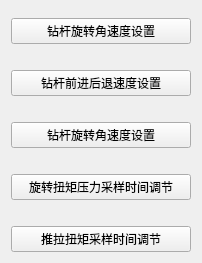
     <widget class="QWidget" name="layoutWidget">
      <property name="geometry">
       <rect>
        <x>30</x>
        <y>490</y>
        <width>202</width>
        <height>243</height>
       </rect>
      </property>
      <layout class="QGridLayout" name="gridLayout_4">
       <property name="topMargin">
        <number>18</number>
       </property>
       <property name="horizontalSpacing">
        <number>5</number>
       </property>
       <property name="verticalSpacing">
        <number>26</number>
       </property>
       <item row="1" column="0">
        <widget class="QPushButton" name="pushButton_83">
         <property name="sizePolicy">
          <sizepolicy hsizetype="Preferred" vsizetype="Preferred">
           <horstretch>0</horstretch>
           <verstretch>0</verstretch>
          </sizepolicy>
         </property>
         <property name="text">
          <string>钻杆前进后退速度设置</string>
         </property>
        </widget>
       </item>
       <item row="3" column="0">
        <widget class="QPushButton" name="pushButton_85">
         <property name="sizePolicy">
          <sizepolicy hsizetype="Preferred" vsizetype="Preferred">
           <horstretch>0</horstretch>
           <verstretch>0</verstretch>
          </sizepolicy>
         </property>
         <property name="text">
          <string>旋转扭矩压力采样时间调节</string>
         </property>
        </widget>
       </item>
       <item row="0" column="0">
        <widget class="QPushButton" name="pushButton_77">
         <property name="sizePolicy">
          <sizepolicy hsizetype="Preferred" vsizetype="Preferred">
           <horstretch>0</horstretch>
           <verstretch>0</verstretch>
          </sizepolicy>
         </property>
         <property name="text">
          <string>钻杆旋转角速度设置</string>
         </property>
        </widget>
       </item>
       <item row="4" column="0">
        <widget class="QPushButton" name="pushButton_86">
         <property name="sizePolicy">
          <sizepolicy hsizetype="Preferred" vsizetype="Preferred">
           <horstretch>0</horstretch>
           <verstretch>0</verstretch>
          </sizepolicy>
         </property>
         <property name="text">
          <string>推拉扭矩采样时间调节</string>
         </property>
        </widget>
       </item>
       <item row="2" column="0">
        <widget class="QPushButton" name="pushButton_84">
         <property name="sizePolicy">
          <sizepolicy hsizetype="Preferred" vsizetype="Preferred">
           <horstretch>0</horstretch>
           <verstretch>0</verstretch>
          </sizepolicy>
         </property>
         <property name="text">
          <string>钻杆旋转角速度设置</string>
         </property>
        </widget>
       </item>
      </layout>
     </widget>
